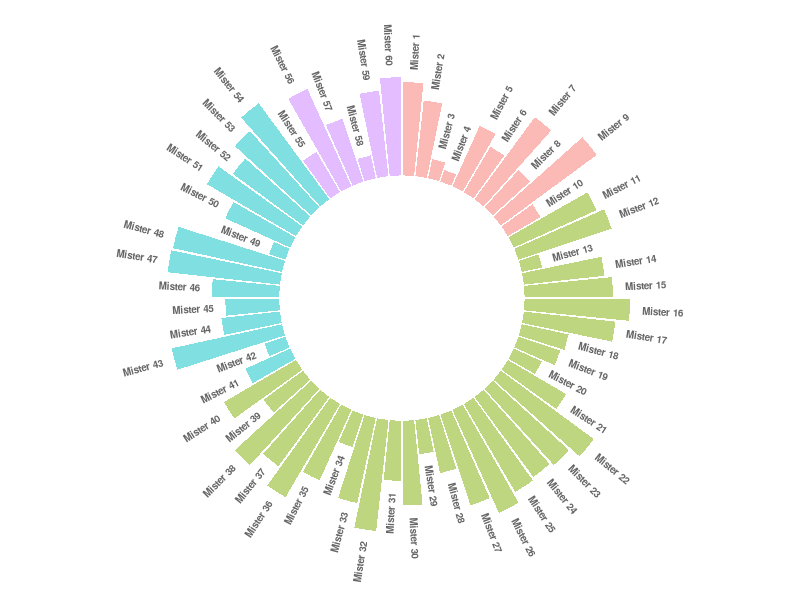

The R source for this figure:
# library
library(tidyverse)
 
# Create dataset
data <- data.frame(
  individual=paste( "Mister ", seq(1,60), sep=""),
  group=c( rep('A', 10), rep('B', 30), rep('C', 14), rep('D', 6)) ,
  value=sample( seq(10,100), 60, replace=T)
)
 
# Set a number of 'empty bar' to add at the end of each group
empty_bar <- 4
to_add <- data.frame( matrix(NA, empty_bar*nlevels(data$group), ncol(data)) )
colnames(to_add) <- colnames(data)
to_add$group <- rep(levels(data$group), each=empty_bar)
data <- rbind(data, to_add)
data <- data %>% arrange(group)
data$id <- seq(1, nrow(data))
 
# Get the name and the y position of each label
label_data <- data
number_of_bar <- nrow(label_data)
angle <- 90 - 360 * (label_data$id-0.5) /number_of_bar     # I substract 0.5 because the letter must have the angle of the center of the bars. Not extreme right(1) or extreme left (0)
label_data$hjust <- ifelse( angle < -90, 1, 0)
label_data$angle <- ifelse(angle < -90, angle+180, angle)
 
# Make the plot
p <- ggplot(data, aes(x=as.factor(id), y=value, fill=group)) +       # Note that id is a factor. If x is numeric, there is some space between the first bar
  geom_bar(stat="identity", alpha=0.5) +
  ylim(-100,120) +
  theme_minimal() +
  theme(
    legend.position = "none",
    axis.text = element_blank(),
    axis.title = element_blank(),
    panel.grid = element_blank(),
    plot.margin = unit(rep(-1,4), "cm") 
  ) +
  coord_polar() + 
  geom_text(data=label_data, aes(x=id, y=value+10, label=individual, hjust=hjust), color="black", fontface="bold",alpha=0.6, size=2.5, angle= label_data$angle, inherit.aes = FALSE ) 
 
p